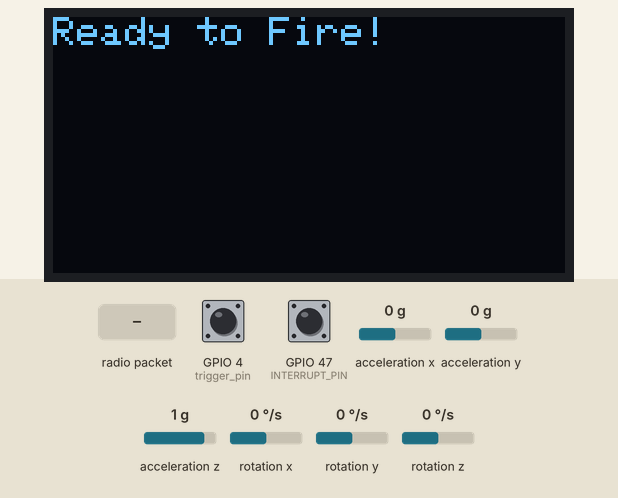
This sketch was run on a simulated ESP32-S3. On the bench: 128×64 one-colour display. Inputs (shaded band) come from the test bench; at power-on: GPIO 4 (trigger_pin) HIGH, GPIO 47 (INTERRUPT_PIN) LOW, acceleration x 0 g, acceleration y 0 g, acceleration z 1 g, rotation x 0 °/s, rotation y 0 °/s, rotation z 0 °/s. The sensor or clock chip raises its interrupt line as the real part does; what the sketch prints to the serial monitor is not drawn.

Above: at 3.0 s.
At 5.2 s:
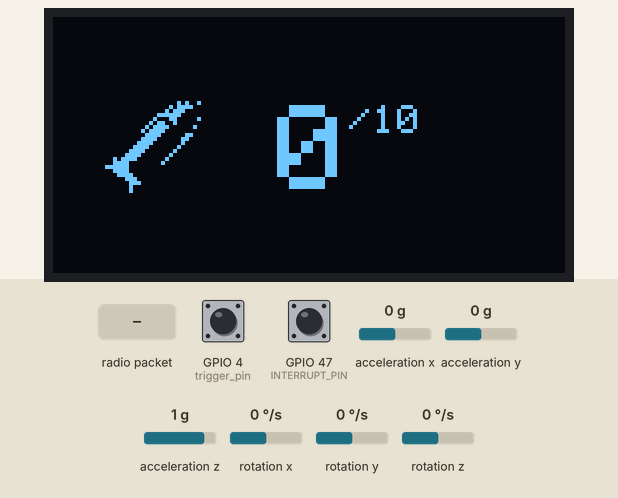
5.3 s: radio packet "rb" arrives
At 7.5 s:
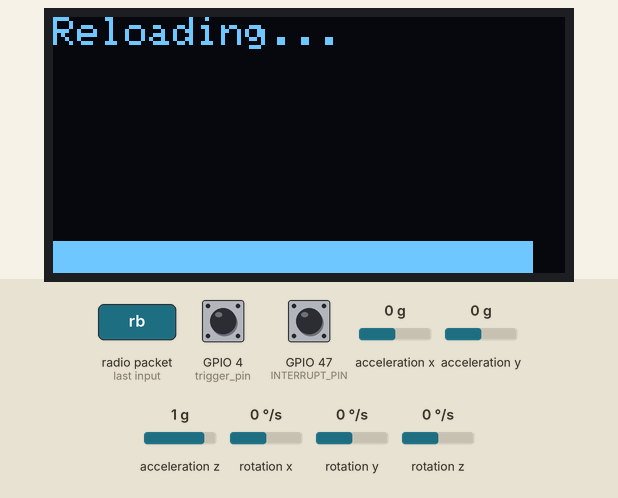
8.3 s: radio packet "rb" arrives
At 11.0 s:
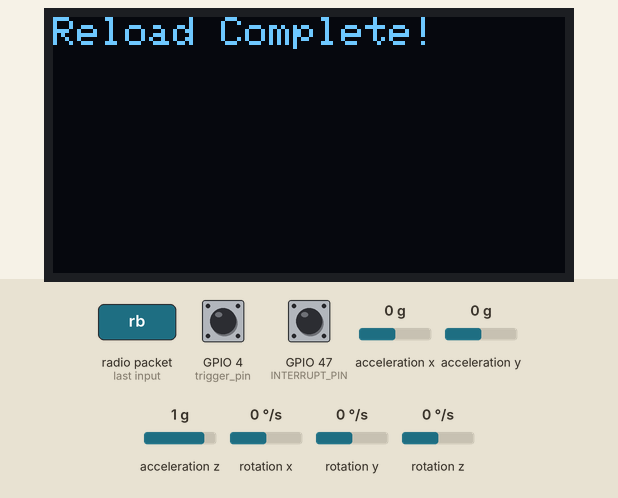
Timing chart, 0 to 12.5 s (numbered marks = the images above; inputs shaded):
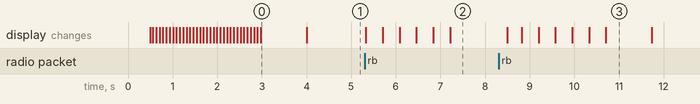

The sketch:

R_D_ES32_Prim_GunV2.ino
```cpp
#include "I2Cdev.h"
//#include "USB.h"
#include "MPU6050_6Axis_MotionApps20.h"
#include "Wire.h"
#include <esp_now.h>
#include <WiFi.h>
#include <SPI.h>
//#include <MFRC522.h>
#include <Adafruit_GFX.h>
#include <Adafruit_SH110X.h>
MPU6050 mpu;

#define INTERRUPT_PIN 47  // W Set the interrupt pin
const int trigger_pin = 4;
int lastTriggerState = 1;

//ESP now
//uint8_t broadcastAddress[] = {0xDC, 0xDA, 0x0C, 0x63, 0xCC, 0x9C}; // send to esp32s3 divice 2
uint8_t broadcastAddress[] = {0x24, 0xEC, 0x4A, 0x01, 0x32, 0xA0}; // send to esp32s3 device 3 (24:ec:4a:01:32:a0)
String success;

esp_now_peer_info_t peerInfo;

//-------------OLED------------
#define SCREEN_WIDTH 128
#define SCREEN_HEIGHT 64
#define OLED_RESET -1
#define oled_i2c_Address 0x3c

Adafruit_SH1106G display(SCREEN_WIDTH, SCREEN_HEIGHT, &Wire, OLED_RESET);
int magCapacity = 10;
int bulletsLeft = 0;

#define bulletIcon_width 30
#define bulletIcon_height 29
const unsigned char bulletIcon[] PROGMEM = {
	0x00, 0x00, 0x00, 0x00, 0x00, 0x00, 0x00, 0x00, 0x00, 0x00, 0x00, 0x00, 0x00, 0x00, 0x05, 0x20,
	0x00, 0x00, 0x17, 0x80, 0x00, 0x00, 0x2e, 0x00, 0x00, 0x00, 0xfc, 0x00, 0x00, 0x01, 0x18, 0x20,
	0x00, 0x02, 0xc8, 0x00, 0x00, 0x05, 0xe0, 0x40, 0x00, 0x0b, 0xc0, 0x00, 0x00, 0x07, 0x81, 0x80,
	0x00, 0x0f, 0x03, 0x00, 0x00, 0x1e, 0x02, 0x00, 0x00, 0x3c, 0x04, 0x00, 0x00, 0x78, 0x08, 0x00,
	0x00, 0xf0, 0x10, 0x00, 0x05, 0xe0, 0x20, 0x00, 0x07, 0x80, 0x40, 0x00, 0x1f, 0x80, 0x00, 0x00,
	0x07, 0x80, 0x00, 0x00, 0x03, 0xc0, 0x00, 0x00, 0x00, 0xe0, 0x00, 0x00, 0x00, 0x70, 0x00, 0x00,
	0x00, 0x40, 0x00, 0x00, 0x00, 0x40, 0x00, 0x00, 0x00, 0x00, 0x00, 0x00, 0x00, 0x00, 0x00, 0x00,
	0x00, 0x00, 0x00, 0x00
};


// ================================================================
// ===               INTERRUPT DETECTION ROUTINE                ===
// ================================================================

volatile bool mpuInterrupt = false;  // indicates whether MPU interrupt pin has gone high
void dmpDataReady() {
  mpuInterrupt = true;
}

// MPU control/status vars
bool dmpReady = false;   // set true if DMP init was successful
uint8_t devStatus;       // return status after each device operation (0 = success, !0 = error)
uint16_t packetSize;     // expected DMP packet size (default is 42 bytes)
uint16_t fifoCount;      // count of all bytes currently in FIFO
uint8_t fifoBuffer[64];  // FIFO storage buffer

// orientation/motion vars
Quaternion q;         // [w, x, y, z]         quaternion container
VectorInt16 aa;       // [x, y, z]            accel sensor measurements
VectorInt16 aaReal;   // [x, y, z]            gravity-free accel sensor measurements
VectorInt16 aaWorld;  // [x, y, z]            world-frame accel sensor measurements
VectorFloat gravity;  // [x, y, z]            gravity vector
float euler[3];       // [psi, theta, phi]    Euler angle container
float ypr[3];         // [yaw, pitch, roll]   yaw/pitch/roll container and gravity vector


// ================================================================
// ===                      INITIAL SETUP                       ===
// ================================================================

void setup() {
  //for MPU functionality
  Wire.begin(20, 21); // SDA:GPIO 20 and SCL:GPIO 21
  Wire.setClock(400000);  // 400kHz I2C clock. Comment this line if having compilation difficulties

  Serial.begin(115200);

  while (!Serial)
    ;  // wait for Leonardo enumeration, others continue immediately

  mpu.initialize();
  pinMode(INTERRUPT_PIN, INPUT);  // W Setup the interrupt pin as a input
  devStatus = mpu.dmpInitialize();
  mpu.setXGyroOffset(83);  // last set 18/10/2024 using uduino_zero script
  mpu.setYGyroOffset(26);  //
  mpu.setZGyroOffset(73);
  mpu.setZAccelOffset(1521);  // W

  if (devStatus == 0) {
    // W Calibration Time: generate offsets and calibrate our MPU6050
    mpu.CalibrateAccel(6);
    mpu.CalibrateGyro(6);
    mpu.PrintActiveOffsets();
    mpu.setDMPEnabled(true);
    // W enable Arduino interrupt detection
    digitalPinToInterrupt(INTERRUPT_PIN);
    attachInterrupt(digitalPinToInterrupt(INTERRUPT_PIN), dmpDataReady, RISING);
    // set our DMP Ready flag so the main loop() function knows it's okay to use it
    dmpReady = true;
    // get expected DMP packet size for later comparison
    packetSize = mpu.dmpGetFIFOPacketSize();
  } else {
    // Error
    Serial.println("Error!");
  }

  //ESP now
  WiFi.mode(WIFI_STA);

  if (esp_now_init() != ESP_OK) {
    Serial.println("Error initializing ESP-NOW");
    return;
  }
  esp_now_register_send_cb(OnDataSent); // set wich func to execute on data sent event

  memcpy(peerInfo.peer_addr, broadcastAddress, 6);
  peerInfo.channel = 0;
  peerInfo.encrypt = false;

  if (esp_now_add_peer(&peerInfo) != ESP_OK){
    Serial.println("Failed to add peer");
    return;
  }
  esp_now_register_recv_cb(OnDataRecv); // set wich func to execute on data recieve event

  //for button functionality
  pinMode(trigger_pin, INPUT_PULLUP);

  //-------------------OLED-----------------
  if (display.begin(oled_i2c_Address, true)) {  // Try to initialize the display
    display.setRotation(2);
    Serial.println("OLED display initialized successfully.");
    display.clearDisplay();            // Clear any previous data from the display buffer
    initializingAnimation();
    updateDisplay();
  } else {
    Serial.println("Failed to initialize OLED display.");
    // Handle the failure case, like displaying an error or retrying
  }
}


// ================================================================
// ===                    MAIN PROGRAM LOOP                     ===
// ================================================================

void loop() {

  if (!dmpReady) {
    Serial.println("IMU not connected.");
    delay(10);
    return;
  }

  int mpuIntStatus = mpu.getIntStatus();
  fifoCount = mpu.getFIFOCount();

  if ((mpuIntStatus & 0x10) || fifoCount == 1024) {  // check if overflow
    mpu.resetFIFO();
  } else if (mpuIntStatus & 0x02) {
    while (fifoCount < packetSize) fifoCount = mpu.getFIFOCount();

    mpu.getFIFOBytes(fifoBuffer, packetSize);
    fifoCount -= packetSize;

    //SendQuaternion();
    SendQuaternionEspNow();
    //SendEuler();
    //SendYawPitchRoll();
    //SendRealAccel();
    //SendWorldAccel();
  }

  int triggerState = digitalRead(trigger_pin);
  if (triggerState == 0 || (lastTriggerState == 0 && triggerState == 1)) {
    lastTriggerState = triggerState;
    SendTriggerStateEspNow(triggerState);
  }
}

// ================================================================
// ===                     OLED FUNCTIONS                       ===
// ================================================================


void initializingAnimation() {
  display.setTextSize(1);
  display.setTextColor(SH110X_WHITE);
  display.setCursor(0, 0);
  display.print("Initializing...");

  // Animation loop
  for (int i = 0; i < SCREEN_WIDTH; i += 4) {
    display.drawLine(0, SCREEN_HEIGHT - 1, i, 0, SH110X_WHITE);
    display.display();
    delay(50);
  }

  display.clearDisplay();
  display.setCursor(0, 0);
  display.println("Ready to Fire!");
  display.display();
  delay(1000);
  display.clearDisplay();
}

void updateDisplay() {
  display.clearDisplay();

  int bulletX = 6;
  int bulletY = (SCREEN_HEIGHT - 6) - 4;
  int bulletWidth = 3;
  int bulletHeight = 10;

  // Display bullets left with icons
  for (int i = 0; i < bulletsLeft; i++) {
    display.fillRoundRect(bulletX + (i*4), bulletY, bulletWidth, bulletHeight, 1, SH110X_WHITE);
    // display.drawBitmap(bulletX, bulletY - (i * 10), bulletIcon, 8, 8, SH110X_WHITE);
  }

  //Display bullet
  display.drawBitmap(10, (SCREEN_HEIGHT/2)-14, bulletIcon, bulletIcon_width, bulletIcon_height, SH110X_WHITE);

  // Display bullet count as a number below icons
  display.setTextSize(3);
  display.setTextColor(SH110X_WHITE);
  if(bulletsLeft > 9){
    display.setCursor((SCREEN_WIDTH - 30) / 2, (SCREEN_HEIGHT/2)-10);
  }else{
    display.setCursor((SCREEN_WIDTH - 15) / 2, (SCREEN_HEIGHT/2)-10);
  }
  display.print(bulletsLeft);
  display.setTextSize(1);
  display.print("/" + String(magCapacity));

  display.display();
}

void reload(const uint8_t *incomingData, int len) {
  String dataStr = "";
  for (int i = 0; i < len; i++) {
    dataStr += (char)incomingData[i];
  }
  // Split dataStr by '/' and store in an array
  String values[3];  // Array to hold split parts: ["b", "15", "10"]
  splitString(dataStr, '/', values, 3);

  if(values[0] == "b"){
    bulletsLeft = values[2].toInt();
    Serial.print("Parsed bulletsLeft: ");
    Serial.println(bulletsLeft);
    updateDisplay();
  }
  else if (values[0] == "rb") {  // Check that it's the correct type
    magCapacity = values[1].toInt();
    bulletsLeft = values[2].toInt();

    Serial.print("Parsed magCapacity: ");
    Serial.println(magCapacity);
    Serial.print("Parsed bulletsLeft: ");
    Serial.println(bulletsLeft);
    reloadingAnimation();
    updateDisplay();
  } else {
    Serial.println("Error: Unsupported data type");
  }
}

// Function to split a string by a delimiter and store results in an array
void splitString(String str, char delimiter, String* result, int maxParts) {
  int start = 0;
  int partIndex = 0;

  for (int i = 0; i < str.length() && partIndex < maxParts; i++) {
    if (str[i] == delimiter) {
      result[partIndex++] = str.substring(start, i);
      start = i + 1;
    }
  }
  result[partIndex] = str.substring(start);
}

void reloadingAnimation() {
  display.clearDisplay();
  display.setTextSize(1);
  display.setCursor(0, 0);
  display.println("Reloading...");

  // Simple reloading bar animation
  for (int i = 0; i <= SCREEN_WIDTH; i += 8) {
    display.fillRect(0, SCREEN_HEIGHT - 8, i, 8, SH110X_WHITE);
    display.display();
    delay(100);
  }

  display.clearDisplay();
  display.setCursor(0, 0);
  display.println("Reload Complete!");
  display.display();
  delay(1000);
  display.clearDisplay();
}


// ================================================================
// ===                   TRIGGER FUNCTIONS                      ===
// ================================================================

// send button state via ESP-NOW
void SendTriggerStateEspNow(int State) {
  String message = "tr/" + String(State);
  esp_err_t result = esp_now_send(broadcastAddress, (uint8_t *) message.c_str(), message.length() + 1);

  if (result == ESP_OK) {
    Serial.println("Trigger state sent successfully");
  } else {
    Serial.println("Error sending trigger state");
  }
}


// ================================================================
// ===                   ESP now functions                      ===
// ================================================================

void OnDataSent(const uint8_t *mac_addr, esp_now_send_status_t status) {
  Serial.print("\r\nDelivery Status: ");
  Serial.println(status == ESP_NOW_SEND_SUCCESS ? "Deliverd Successfully" : "Delivery Fail");
  if (status ==0){
    success = "Delivery Success :)";
  }
  else{
    success = "Delivery Fail :(";
  }
}

void OnDataRecv(const esp_now_recv_info* recv_info, const uint8_t *incomingData, int len) {
  Serial.print("\r\nDataReceived: ");

  // Print data in hexadecimal format
  Serial.print("Hex data: ");
  for (int i = 0; i < len; i++) {
    Serial.print(incomingData[i], HEX);
    Serial.print(" ");
  }

  // Print data as characters
  Serial.print("\nASCII data: ");
  for (int i = 0; i < len; i++) {
    Serial.print((char)incomingData[i]);
  }
  Serial.println();

  reload(incomingData, len);
}


// ================================================================
// ===                       MPU FUNCTIONS                      ===
// ================================================================


void SendQuaternionEspNow() {
  mpu.dmpGetQuaternion(&q, fifoBuffer);

  String message = "r/" + String(q.w, 4)
                  + "/" + String(q.x, 4)
                  + "/" + String(q.y, 4)
                  + "/" + String(q.z, 4);
  esp_err_t result = esp_now_send(broadcastAddress, (uint8_t *) message.c_str(), message.length() + 1); // Send the message

  if (result == ESP_OK) {
    Serial.println("Quaternion data sent successfully");
  } else {
    Serial.println("Error sending quaternion data");
  }
}

// void SendQuaternion() {
//   mpu.dmpGetQuaternion(&q, fifoBuffer);
//   Serial.print("r/");
//   Serial.print(q.w, 4);
//   Serial.print("/");
//   Serial.print(q.x, 4);
//   Serial.print("/");
//   Serial.print(q.y, 4);
//   Serial.print("/");
//   Serial.println(q.z, 4);
// }

// void SendEuler() {
//   // display Euler angles in degrees
//   mpu.dmpGetQuaternion(&q, fifoBuffer);
//   mpu.dmpGetEuler(euler, &q);
//   Serial.print(euler[0] * 180 / M_PI);
//   Serial.print("/");
//   Serial.print(euler[1] * 180 / M_PI);
//   Serial.print("/");
//   Serial.println(euler[2] * 180 / M_PI);
// }

// void SendYawPitchRoll() {
//   // display Euler angles in degrees
//   mpu.dmpGetQuaternion(&q, fifoBuffer);
//   mpu.dmpGetGravity(&gravity, &q);
//   mpu.dmpGetYawPitchRoll(ypr, &q, &gravity);
//   Serial.print(ypr[0] * 180 / M_PI);
//   Serial.print("/");
//   Serial.print(ypr[1] * 180 / M_PI);
//   Serial.print("/");
//   Serial.println(ypr[2] * 180 / M_PI);
// }

// void SendRealAccel() {
//   // display real acceleration, adjusted to remove gravity
//   mpu.dmpGetQuaternion(&q, fifoBuffer);
//   mpu.dmpGetAccel(&aa, fifoBuffer);
//   mpu.dmpGetGravity(&gravity, &q);
//   mpu.dmpGetLinearAccel(&aaReal, &aa, &gravity);
//   Serial.print("a/");
//   Serial.print(aaReal.x);
//   Serial.print("/");
//   Serial.print(aaReal.y);
//   Serial.print("/");
//   Serial.println(aaReal.z);
// }

// void SendWorldAccel() {
//   // display initial world-frame acceleration, adjusted to remove gravity
//   // and rotated based on known orientation from quaternion
//   mpu.dmpGetQuaternion(&q, fifoBuffer);
//   mpu.dmpGetAccel(&aa, fifoBuffer);
//   mpu.dmpGetGravity(&gravity, &q);
//   mpu.dmpGetLinearAccel(&aaReal, &aa, &gravity);
//   mpu.dmpGetLinearAccelInWorld(&aaWorld, &aaReal, &q);
//   Serial.print("a/");
//   Serial.print(aaWorld.x);
//   Serial.print("/");
//   Serial.print(aaWorld.y);
//   Serial.print("/");
//   Serial.println(aaWorld.z);
// }
```

Measured:
- after the input at 5.3 s, the display: first changes at once (image 2 shows a later state)
- after the input at 8.3 s, the display: first differs from a run without the input after 0.52 s (image 3 shows a later state)
- what the display in image 0 shows lasts 1.0 s, from 3.0 s to 4.0 s
